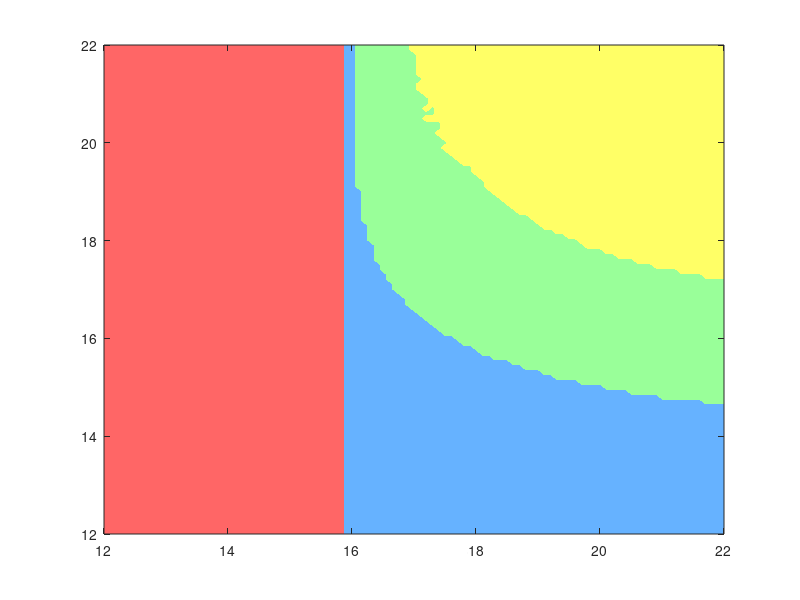

Here is the MATLAB script that generated this plot: (Note: this script raises an error after producing the figure.)
clc 
close all
clear all
tic;

load('R1_T0_18.mat');
load('R2_T0_19.mat');
load('R3_T0_20.mat');

x1 = [18, 18];
y1 = [0, 22];


x2 = [19, 19];
y2 = [0, 22];

x3 = [20, 20];
y3 = [0, 22];

Topt_x_0_end=22;
Topt_y_0_end=22;

Topt_x_0=12:0.1:Topt_x_0_end;
Topt_y_0=12:0.1:Topt_y_0_end;

m1=length(Topt_x_0);
m2=length(Topt_y_0);


color_map_pastel = [255, 102, 102;   % Rojo para 0
                    102, 178, 255;   % Azul para 1
                    153, 255, 153;   % Verde para 2
                    255, 255, 102];  % Amarillo para 3

color_map_pastel = color_map_pastel / 255; % Normalizar los valores a [0, 1]






figure (1)   
[X, Y] = meshgrid(Topt_x_0, Topt_y_0);
contourf(X, Y, R1', 2000, 'LineStyle', 'none');
colormap(color_map_pastel);
ax = gca;
ax.FontSize = 20;
xlim([12, Topt_x_0_end]);
ylim([12, Topt_x_0_end]);
axis square;
xticks([12, 14, 16, 18, 20, 22]);
yticks([12, 14, 16, 18, 20, 22]);
hold on
plot(x1, y1, 'k-', 'LineWidth', 2);
set(gca, 'TickLabelInterpreter', 'latex', 'Fontsize', 20);

figure (2)   
[X, Y] = meshgrid(Topt_x_0, Topt_y_0);
contourf(X, Y, R2', 2000, 'LineStyle', 'none');
colormap(color_map_pastel);
ax = gca;
ax.FontSize = 20;
xlim([12, Topt_x_0_end]);
ylim([12, Topt_x_0_end]);
axis square;
xticks([12, 14, 16, 18, 20, 22]);
yticks([12, 14, 16, 18, 20, 22]);
hold on
plot(x2, y2, 'k-', 'LineWidth', 2);
set(gca, 'TickLabelInterpreter', 'latex', 'Fontsize', 20);

figure (3)   
[X, Y] = meshgrid(Topt_x_0, Topt_y_0);
contourf(X, Y, R3', 2000, 'LineStyle', 'none');
colormap(color_map_pastel);
ax = gca;
ax.FontSize = 20;
xlim([12, Topt_x_0_end]);
ylim([12, Topt_x_0_end]);
axis square;
xticks([12, 14, 16, 18, 20, 22]);
yticks([12, 14, 16, 18, 20, 22]);
hold on
plot(x3, y3, 'k-', 'LineWidth', 2);
set(gca, 'TickLabelInterpreter', 'latex', 'Fontsize', 20);
